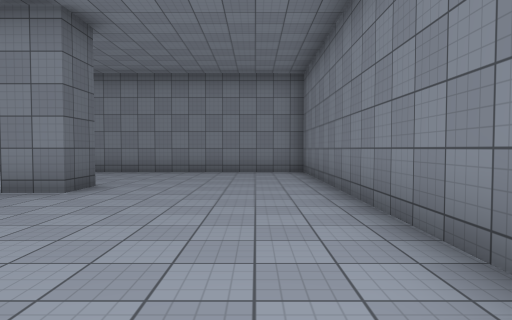
view 1 (above)

22 first-person views from a walk through a scene from a Unity 3-D project. The camera is 1.4 m above the floor, tilts 2° down and sees 75° across. The floor is counted in squares, 2 m on a side. Each view is taken from the middle of a square. On the plan, view 1 faces up. The plan holds only what a view shows up to about 10 squares ahead; the rest is blank. The place goes on beyond the plan. The player character is not drawn. Some animated figures are not drawn. Some surface patterns are stand-ins.

view 2
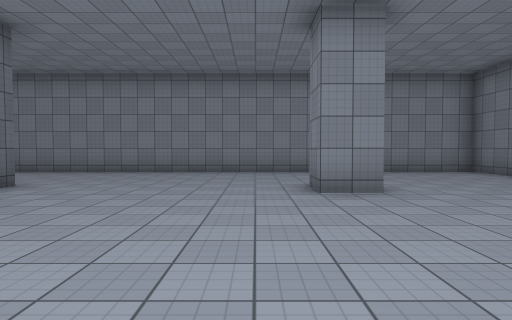

view 3
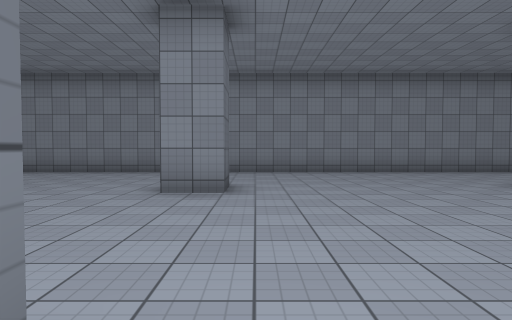

view 4
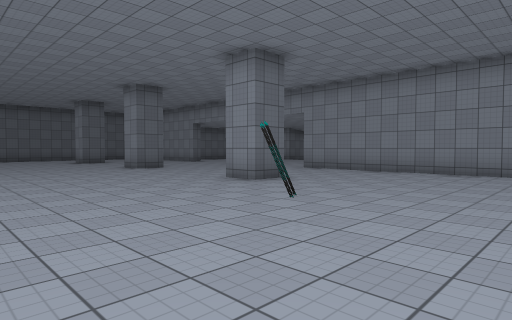

view 5
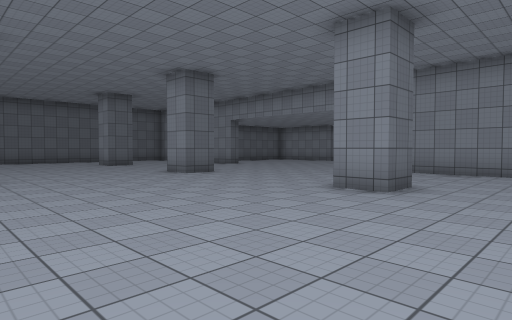

view 6
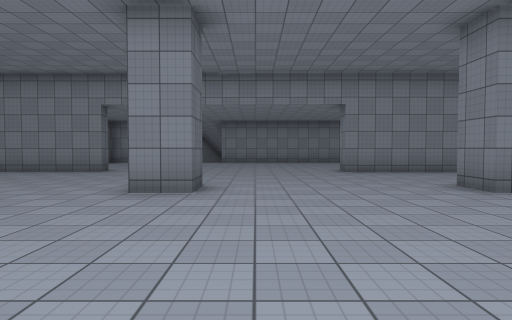

view 7
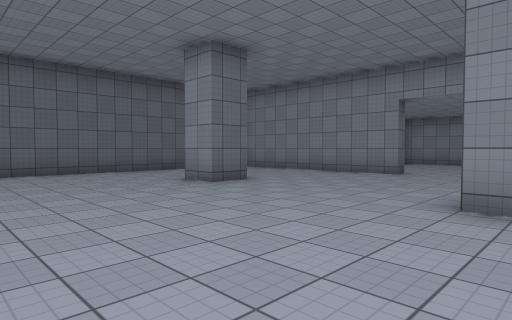

view 8
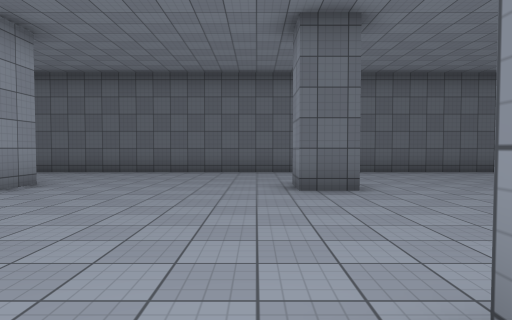

view 9
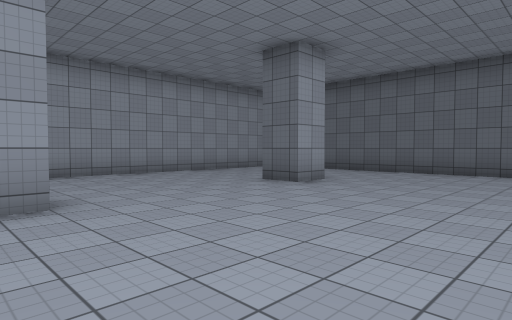

view 10
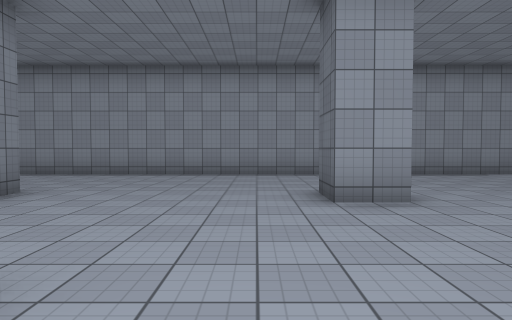

view 11
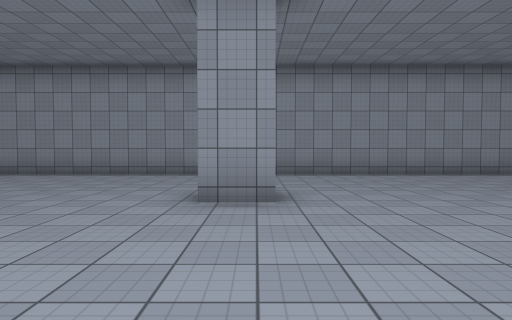

view 12
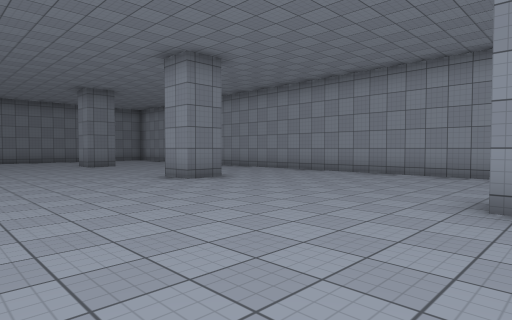

view 13
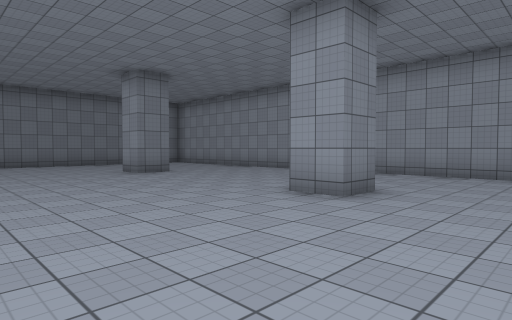

view 14
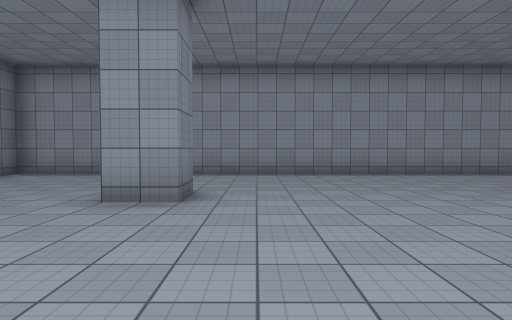

view 15
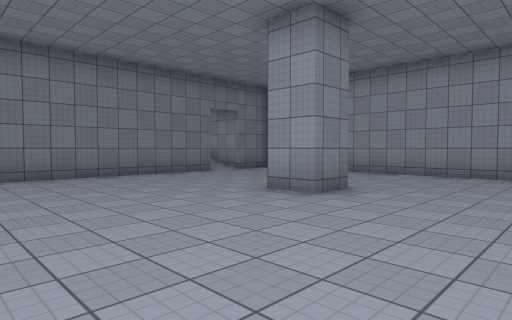

view 16
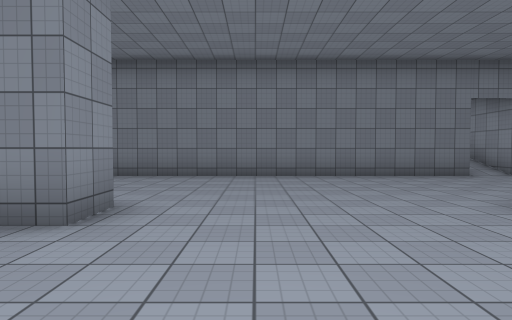

view 17
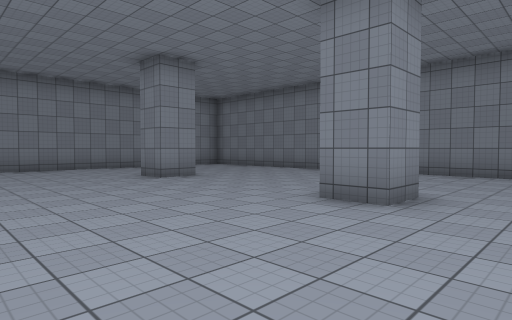

view 18
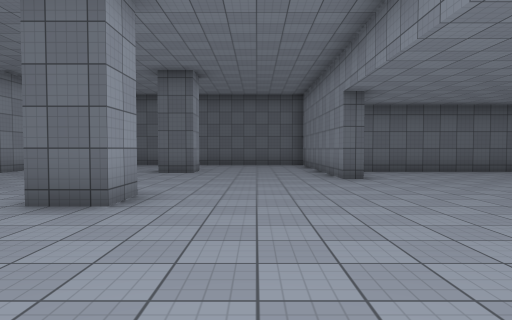

view 19
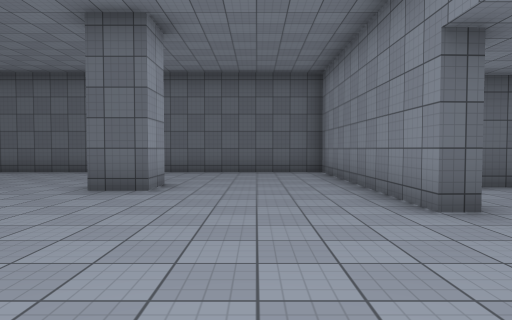

view 20
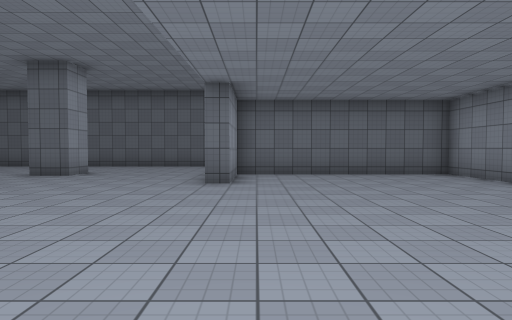

view 21
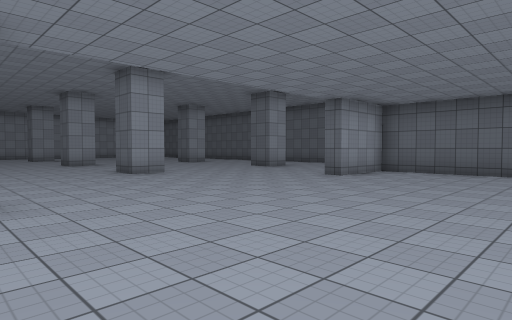

view 22
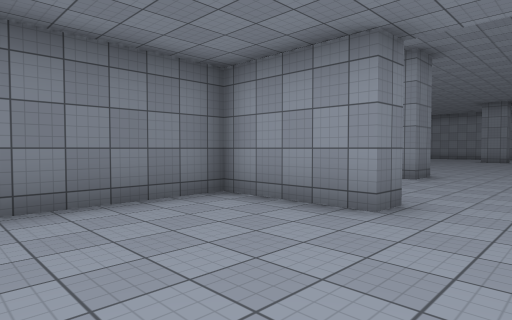

### Floor plan
Points are (right, up) in squares from view 1. A wall is a line through its corners. A room is listed if a view was taken in it or the views show most of it. See-through windows are left out.
Room 1 (views 1, 2, 3, 4, 5, 6, 7, 8, 9, 10, 11, 12, 13, 14, 15, 16, 17, 18, 19, 20, 21, 22)
walls: (-16.2, 6.2) (-16.2, 5.2) (-17.2, 5.2) (-17.2, 6.2) (-16.9, 6.2); (-17.4, -5.3) (-16.2, -5.3); (-9.5, 6.2) (-9.5, 5.2) (-10.5, 5.2); (-17.2, -6.4) (-17.2, -5.8); (-10.5, -6.4) (-10.5, -5.3) (-9.5, -5.3); (-23.1, 6.2) (-22, 6.2) (-22, 5.2) (-23, 5.2); (-23.1, -5.3) (-22, -5.3) (-22, -6.4); (-3, -0.3) (-4, -0.3) (-4, 0.8); (-28, 0.7) (-27.5, 0.7) (-27.5, -0.3) (-28.5, -0.3); (-3, 6.2) (-3, 5.2) (-4, 5.2) (-4, 6.2); (-4, -6.4) (-4, -5.3) (-3, -5.3); (-28.5, 6.2) (-27.5, 6.2) (-27.5, 5.2) (-28.5, 5.2); (-28.5, -5.3) (-27.5, -5.3) (-27.5, -6.4); (-27.7, 10.4) (-25.6, 10.4) (-25.6, 10) (-31.8, 10) (-31.8, -7.5); (-28, -10) (1.4, -10) (1.4, -9.3); (1.4, -7.5) (1.4, 9.9) (-18.4, 9.8) (-18.4, 10.5) (-15.8, 10.5) (-15.8, 13.5); (1.5, -8.6) (3, -8.6); (-28, 15.6) (-28, 10.5)
objects: other object (-13, 2)

Where each view was taken, in squares from view 1:
view 1: 0 up, 0 right, facing up
view 2: 0 up, 5 left, facing up
view 3: 0 up, 9 left, facing up
view 4: 0 up, 11 left, facing up-left
view 5: 0 up, 14 left, facing up-left
view 6: 0 up, 21 left, facing up
view 7: 1 up, 22 left, facing up-left
view 8: 1 down, 22 left, facing left
view 9: 1 down, 22 left, facing down-left
view 10: 1 down, 21 left, facing down
view 11: 1 down, 17 left, facing down
view 12: 1 down, 17 left, facing down-right
view 13: 1 down, 13 left, facing down-right
view 14: 1 down, 5 left, facing down
view 15: 1 down, 7 left, facing down-right
view 16: 2 down, 7 left, facing right
view 17: 2 down, 8 left, facing up-right
view 18: 8 up, 18 left, facing left
view 19: 8 up, 22 left, facing left
view 20: 11 up, 19 left, facing left
view 21: 15 up, 18 left, facing down-left
view 22: 14 up, 20 left, facing down-right
